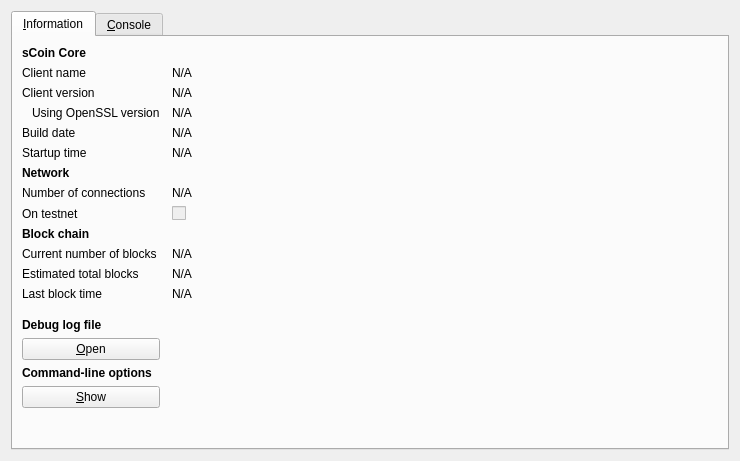
<?xml version="1.0" encoding="UTF-8"?>
<ui version="4.0">
 <class>RPCConsole</class>
 <widget class="QDialog" name="RPCConsole">
  <property name="geometry">
   <rect>
    <x>0</x>
    <y>0</y>
    <width>740</width>
    <height>461</height>
   </rect>
  </property>
  <property name="windowTitle">
   <string>sCoin - Debug window</string>
  </property>
  <layout class="QVBoxLayout" name="verticalLayout_2">
   <item>
    <widget class="QTabWidget" name="tabWidget">
     <property name="currentIndex">
      <number>0</number>
     </property>
     <widget class="QWidget" name="tab_info">
      <attribute name="title">
       <string>&amp;Information</string>
      </attribute>
      <layout class="QGridLayout" name="gridLayout" columnstretch="0,1">
       <property name="horizontalSpacing">
        <number>12</number>
       </property>
       <item row="0" column="0">
        <widget class="QLabel" name="label_9">
         <property name="font">
          <font>
           <weight>75</weight>
           <bold>true</bold>
          </font>
         </property>
         <property name="text">
          <string>sCoin Core</string>
         </property>
        </widget>
       </item>
       <item row="1" column="0">
        <widget class="QLabel" name="label_5">
         <property name="text">
          <string>Client name</string>
         </property>
        </widget>
       </item>
       <item row="1" column="1">
        <widget class="QLabel" name="clientName">
         <property name="cursor">
          <cursorShape>IBeamCursor</cursorShape>
         </property>
         <property name="text">
          <string>N/A</string>
         </property>
         <property name="textFormat">
          <enum>Qt::PlainText</enum>
         </property>
         <property name="textInteractionFlags">
          <set>Qt::LinksAccessibleByMouse|Qt::TextSelectableByKeyboard|Qt::TextSelectableByMouse</set>
         </property>
        </widget>
       </item>
       <item row="2" column="0">
        <widget class="QLabel" name="label_6">
         <property name="text">
          <string>Client version</string>
         </property>
        </widget>
       </item>
       <item row="2" column="1">
        <widget class="QLabel" name="clientVersion">
         <property name="cursor">
          <cursorShape>IBeamCursor</cursorShape>
         </property>
         <property name="text">
          <string>N/A</string>
         </property>
         <property name="textFormat">
          <enum>Qt::PlainText</enum>
         </property>
         <property name="textInteractionFlags">
          <set>Qt::LinksAccessibleByMouse|Qt::TextSelectableByKeyboard|Qt::TextSelectableByMouse</set>
         </property>
        </widget>
       </item>
       <item row="3" column="0">
        <widget class="QLabel" name="label_14">
         <property name="text">
          <string>Using OpenSSL version</string>
         </property>
         <property name="indent">
          <number>10</number>
         </property>
        </widget>
       </item>
       <item row="3" column="1">
        <widget class="QLabel" name="openSSLVersion">
         <property name="cursor">
          <cursorShape>IBeamCursor</cursorShape>
         </property>
         <property name="text">
          <string>N/A</string>
         </property>
         <property name="textFormat">
          <enum>Qt::PlainText</enum>
         </property>
         <property name="textInteractionFlags">
          <set>Qt::LinksAccessibleByMouse|Qt::TextSelectableByKeyboard|Qt::TextSelectableByMouse</set>
         </property>
        </widget>
       </item>
       <item row="4" column="0">
        <widget class="QLabel" name="label_12">
         <property name="text">
          <string>Build date</string>
         </property>
        </widget>
       </item>
       <item row="4" column="1">
        <widget class="QLabel" name="buildDate">
         <property name="cursor">
          <cursorShape>IBeamCursor</cursorShape>
         </property>
         <property name="text">
          <string>N/A</string>
         </property>
         <property name="textFormat">
          <enum>Qt::PlainText</enum>
         </property>
         <property name="textInteractionFlags">
          <set>Qt::LinksAccessibleByMouse|Qt::TextSelectableByKeyboard|Qt::TextSelectableByMouse</set>
         </property>
        </widget>
       </item>
       <item row="5" column="0">
        <widget class="QLabel" name="label_13">
         <property name="text">
          <string>Startup time</string>
         </property>
        </widget>
       </item>
       <item row="5" column="1">
        <widget class="QLabel" name="startupTime">
         <property name="cursor">
          <cursorShape>IBeamCursor</cursorShape>
         </property>
         <property name="text">
          <string>N/A</string>
         </property>
         <property name="textFormat">
          <enum>Qt::PlainText</enum>
         </property>
         <property name="textInteractionFlags">
          <set>Qt::LinksAccessibleByMouse|Qt::TextSelectableByKeyboard|Qt::TextSelectableByMouse</set>
         </property>
        </widget>
       </item>
       <item row="6" column="0">
        <widget class="QLabel" name="label_11">
         <property name="font">
          <font>
           <weight>75</weight>
           <bold>true</bold>
          </font>
         </property>
         <property name="text">
          <string>Network</string>
         </property>
        </widget>
       </item>
       <item row="7" column="0">
        <widget class="QLabel" name="label_7">
         <property name="text">
          <string>Number of connections</string>
         </property>
        </widget>
       </item>
       <item row="7" column="1">
        <widget class="QLabel" name="numberOfConnections">
         <property name="cursor">
          <cursorShape>IBeamCursor</cursorShape>
         </property>
         <property name="text">
          <string>N/A</string>
         </property>
         <property name="textFormat">
          <enum>Qt::PlainText</enum>
         </property>
         <property name="textInteractionFlags">
          <set>Qt::LinksAccessibleByMouse|Qt::TextSelectableByKeyboard|Qt::TextSelectableByMouse</set>
         </property>
        </widget>
       </item>
       <item row="8" column="0">
        <widget class="QLabel" name="label_8">
         <property name="text">
          <string>On testnet</string>
         </property>
        </widget>
       </item>
       <item row="8" column="1">
        <widget class="QCheckBox" name="isTestNet">
         <property name="enabled">
          <bool>false</bool>
         </property>
         <property name="text">
          <string/>
         </property>
        </widget>
       </item>
       <item row="9" column="0">
        <widget class="QLabel" name="label_10">
         <property name="font">
          <font>
           <weight>75</weight>
           <bold>true</bold>
          </font>
         </property>
         <property name="text">
          <string>Block chain</string>
         </property>
        </widget>
       </item>
       <item row="10" column="0">
        <widget class="QLabel" name="label_3">
         <property name="text">
          <string>Current number of blocks</string>
         </property>
        </widget>
       </item>
       <item row="10" column="1">
        <widget class="QLabel" name="numberOfBlocks">
         <property name="cursor">
          <cursorShape>IBeamCursor</cursorShape>
         </property>
         <property name="text">
          <string>N/A</string>
         </property>
         <property name="textFormat">
          <enum>Qt::PlainText</enum>
         </property>
         <property name="textInteractionFlags">
          <set>Qt::LinksAccessibleByMouse|Qt::TextSelectableByKeyboard|Qt::TextSelectableByMouse</set>
         </property>
        </widget>
       </item>
       <item row="11" column="0">
        <widget class="QLabel" name="label_4">
         <property name="text">
          <string>Estimated total blocks</string>
         </property>
        </widget>
       </item>
       <item row="11" column="1">
        <widget class="QLabel" name="totalBlocks">
         <property name="cursor">
          <cursorShape>IBeamCursor</cursorShape>
         </property>
         <property name="text">
          <string>N/A</string>
         </property>
         <property name="textFormat">
          <enum>Qt::PlainText</enum>
         </property>
         <property name="textInteractionFlags">
          <set>Qt::LinksAccessibleByMouse|Qt::TextSelectableByKeyboard|Qt::TextSelectableByMouse</set>
         </property>
        </widget>
       </item>
       <item row="12" column="0">
        <widget class="QLabel" name="label_2">
         <property name="text">
          <string>Last block time</string>
         </property>
        </widget>
       </item>
       <item row="12" column="1">
        <widget class="QLabel" name="lastBlockTime">
         <property name="cursor">
          <cursorShape>IBeamCursor</cursorShape>
         </property>
         <property name="text">
          <string>N/A</string>
         </property>
         <property name="textFormat">
          <enum>Qt::PlainText</enum>
         </property>
         <property name="textInteractionFlags">
          <set>Qt::LinksAccessibleByMouse|Qt::TextSelectableByKeyboard|Qt::TextSelectableByMouse</set>
         </property>
        </widget>
       </item>
       <item row="13" column="0">
        <spacer name="verticalSpacer_2">
         <property name="orientation">
          <enum>Qt::Vertical</enum>
         </property>
         <property name="sizeHint" stdset="0">
          <size>
           <width>20</width>
           <height>20</height>
          </size>
         </property>
        </spacer>
       </item>
       <item row="14" column="0">
        <widget class="QLabel" name="labelDebugLogfile">
         <property name="font">
          <font>
           <weight>75</weight>
           <bold>true</bold>
          </font>
         </property>
         <property name="text">
          <string>Debug log file</string>
         </property>
        </widget>
       </item>
       <item row="15" column="0">
        <widget class="QPushButton" name="openDebugLogfileButton">
         <property name="toolTip">
          <string>Open the sCoin debug log file from the current data directory. This can take a few seconds for large log files.</string>
         </property>
         <property name="text">
          <string>&amp;Open</string>
         </property>
         <property name="autoDefault">
          <bool>false</bool>
         </property>
        </widget>
       </item>
       <item row="16" column="0">
        <widget class="QLabel" name="labelCLOptions">
         <property name="font">
          <font>
           <weight>75</weight>
           <bold>true</bold>
          </font>
         </property>
         <property name="text">
          <string>Command-line options</string>
         </property>
        </widget>
       </item>
       <item row="17" column="0">
        <widget class="QPushButton" name="showCLOptionsButton">
         <property name="toolTip">
          <string>Show the sCoin-Qt help message to get a list with possible sCoin command-line options.</string>
         </property>
         <property name="text">
          <string>&amp;Show</string>
         </property>
         <property name="autoDefault">
          <bool>false</bool>
         </property>
        </widget>
       </item>
       <item row="18" column="0">
        <spacer name="verticalSpacer">
         <property name="orientation">
          <enum>Qt::Vertical</enum>
         </property>
         <property name="sizeHint" stdset="0">
          <size>
           <width>20</width>
           <height>40</height>
          </size>
         </property>
        </spacer>
       </item>
      </layout>
     </widget>
     <widget class="QWidget" name="tab_console">
      <attribute name="title">
       <string>&amp;Console</string>
      </attribute>
      <layout class="QVBoxLayout" name="verticalLayout_3">
       <property name="spacing">
        <number>3</number>
       </property>
       <item>
        <widget class="QTextEdit" name="messagesWidget">
         <property name="minimumSize">
          <size>
           <width>0</width>
           <height>100</height>
          </size>
         </property>
         <property name="readOnly">
          <bool>true</bool>
         </property>
         <property name="tabKeyNavigation" stdset="0">
          <bool>false</bool>
         </property>
         <property name="columnCount" stdset="0">
          <number>2</number>
         </property>
        </widget>
       </item>
       <item>
        <layout class="QHBoxLayout" name="horizontalLayout">
         <property name="spacing">
          <number>3</number>
         </property>
         <item>
          <widget class="QLabel" name="label">
           <property name="text">
            <string notr="true">&gt;</string>
           </property>
          </widget>
         </item>
         <item>
          <widget class="QLineEdit" name="lineEdit"/>
         </item>
         <item>
          <widget class="QPushButton" name="clearButton">
           <property name="maximumSize">
            <size>
             <width>24</width>
             <height>24</height>
            </size>
           </property>
           <property name="toolTip">
            <string>Clear console</string>
           </property>
           <property name="text">
            <string/>
           </property>
           <property name="icon">
            <iconset resource="../bitcoin.qrc">
             <normaloff>:/icons/remove</normaloff>:/icons/remove</iconset>
           </property>
           <property name="shortcut">
            <string notr="true">Ctrl+L</string>
           </property>
           <property name="autoDefault">
            <bool>false</bool>
           </property>
          </widget>
         </item>
        </layout>
       </item>
      </layout>
     </widget>
    </widget>
   </item>
  </layout>
 </widget>
 <resources>
  <include location="../bitcoin.qrc"/>
 </resources>
 <connections/>
</ui>
